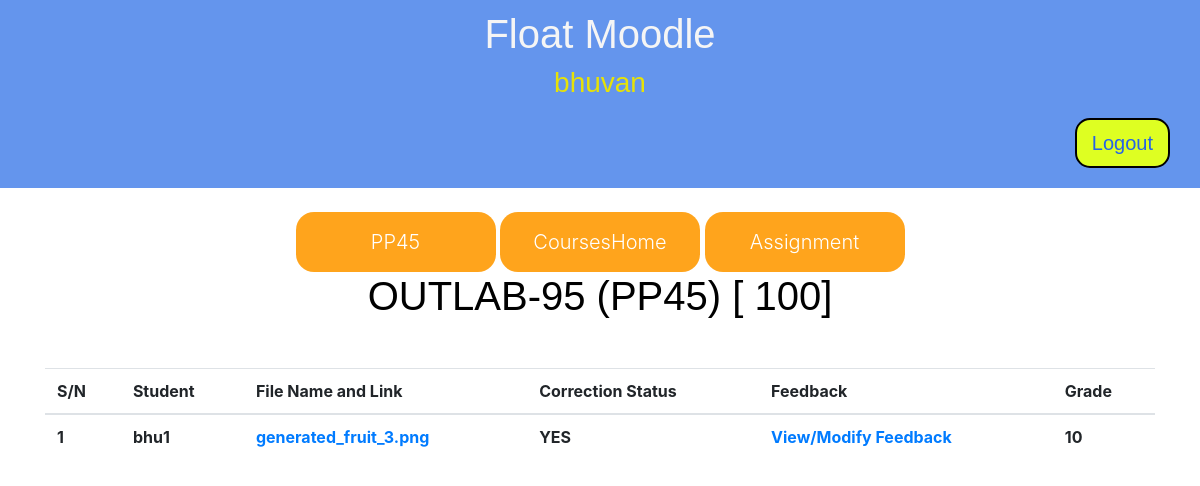
/courses/1/assign/6/submissions (signed in), run on an earlier commit of the app's database.
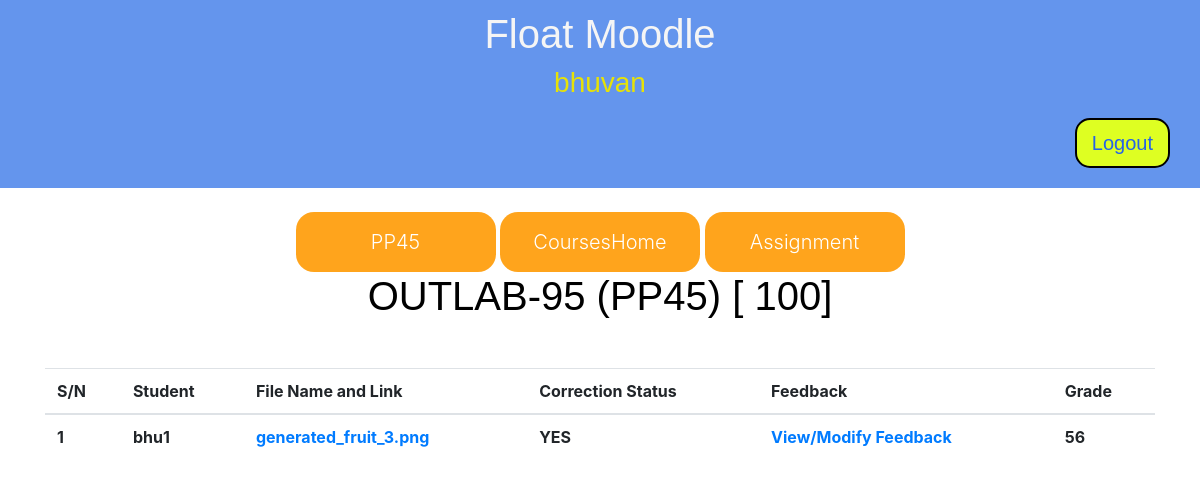
And on a later commit of the database.
### courses/models.py (models this page shows, shortened)
class FileSubmission(models.Model):
    user = models.ForeignKey(User,on_delete=models.CASCADE)
    file = models.FileField(upload_to='submissions',blank=True)
    file_name = models.CharField(max_length=100,default='submission')
    assignment = models.ForeignKey(Assignment,on_delete=models.CASCADE)
    feedback = models.CharField(max_length=500,default='Your Feedback Appears Here')
    corrected = models.CharField(max_length=10,default='NO')
    grade = models.IntegerField(default=-1)

### courses/views.py (the view)
# urls.py: path('<int:course_id>/assign/<int:assign_id>/submissions',views.submissions,name ='submissions'),
def submissions(request,course_id,assign_id):
    a = Assignment.objects.get(pk = assign_id)
    c = Course.objects.get(pk = course_id )
    if not request.user.is_authenticated:
        return redirect('login')
    uname = request.user.username
    if uname != c.instructor.username:
        return redirect('CourseHome')
    args = {
        'assign': a,
        'course': c,
        'submissions': list(a.filesubmission_set.all()),
    }
    return render(request,'courses/submissions.html',args)

### accounts/templates/courses/submissions.html (shortened to what this page needs)
{% extends 'base.html' %}
{% block H %}
<link rel="stylesheet" href="https://maxcdn.bootstrapcdn.com/bootstrap/4.0.0/css/bootstrap.min.css"
 />
{% endblock %}
{% block content %}
<br>
<div style="text-align: center;">
    <a href ="{% url 'coursepage' course.pk %}">
        <button class="button4">{{ course.name }}</button>
    </a>
    <a href ="{% url 'CourseHome' %}"><button class="button4">CoursesHome</button></a>
    <a href ="{% url 'assign_page' course.pk assign.pk %}"><button class="button4">Assignment</button></a>
</div>
<div class="f1" style="text-align: center;"><h1>{{ assign.name }} ({{ course.name }})  [ {{ assign.maxmarks }}]</h1></div>
<div class="container mt-5">
    <div class="row">
        <div class="col-12">
            <table class="table">
                <thead>
                  <tr>
                    <th >S/N</th>
                    <th >Student</th>
                    <th >File Name and Link</th>
                    <th>Correction Status</th>
                    <th>Feedback</th>
                    <th>Grade</th>
                  </tr>
                </thead>
                <tbody>
                  {% for d in submissions %}
                  <tr>
                    <th>{{forloop.counter}}</th>
                    <th>{{d.user.username}}</th>
                    <th><a download href="{{d.file.url}}">{{d.file_name}}</a></th>
                    <th>{{d.corrected}}</th>
                    {% if d.corrected == "YES" %}
                      <th><a href="{%url 'feedback' course.pk assign.pk d.pk %}">View/Modify Feedback</a></th>
                    {% else %}
                      <th><a href="{%url 'feedback' course.pk assign.pk d.pk %}">Give Feedback</a></th>
                    {% endif %}
                      <th>{{ d.grade }}</th>
                  </tr>
                  {% endfor %}
                </tbody>
              </table>
        </div>
    </div>
</div>
{% endblock %}

What changed in the data, as far as the page shows it:
changed FileSubmission "generated_fruit_3.png": grade "10" → "56"
